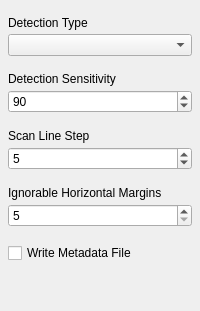
      <widget class="QWidget" name="AdvancedTab">
       <attribute name="title">
        <string>Advanced</string>
       </attribute>
       <layout class="QVBoxLayout" name="verticalLayout_15">
        <property name="spacing">
         <number>16</number>
        </property>
        <property name="leftMargin">
         <number>8</number>
        </property>
        <property name="topMargin">
         <number>16</number>
        </property>
        <property name="rightMargin">
         <number>8</number>
        </property>
        <property name="bottomMargin">
         <number>8</number>
        </property>
        <item>
         <widget class="QWidget" name="detectionTypeWidget_2" native="true">
          <property name="maximumSize">
           <size>
            <width>16777215</width>
            <height>64</height>
           </size>
          </property>
          <layout class="QVBoxLayout" name="detectionTypeWidget">
           <property name="spacing">
            <number>4</number>
           </property>
           <property name="leftMargin">
            <number>0</number>
           </property>
           <property name="topMargin">
            <number>0</number>
           </property>
           <property name="rightMargin">
            <number>0</number>
           </property>
           <property name="bottomMargin">
            <number>0</number>
           </property>
           <item>
            <widget class="QLabel" name="label_10">
             <property name="text">
              <string>Detection Type</string>
             </property>
            </widget>
           </item>
           <item>
            <widget class="QComboBox" name="detectionType">
             <property name="toolTip">
              <string>&lt;html&gt;&lt;head/&gt;&lt;body&gt;&lt;p&gt;&lt;span style=&quot; font-weight:700;&quot;&gt;Detection Type&lt;/span&gt;&lt;/p&gt;&lt;p&gt;&lt;span style=&quot; font-weight:700;&quot;&gt;-&lt;/span&gt;&lt;span style=&quot; font-weight:700;&quot;&gt;pixel:&lt;/span&gt; smart pixel comparison detector.&lt;/p&gt;&lt;p&gt;&lt;span style=&quot; font-weight:700;&quot;&gt;-&lt;/span&gt;&lt;span style=&quot; font-weight:700;&quot;&gt;none: &lt;/span&gt;cuts all panels to the exact size that the user inputs in the `split height` field.&lt;/p&gt;&lt;/body&gt;&lt;/html&gt;</string>
             </property>
            </widget>
           </item>
          </layout>
         </widget>
        </item>
        <item>
         <widget class="QWidget" name="sensitivityWidget_2" native="true">
          <property name="maximumSize">
           <size>
            <width>16777215</width>
            <height>64</height>
           </size>
          </property>
          <layout class="QVBoxLayout" name="sensitivityWidget">
           <property name="spacing">
            <number>4</number>
           </property>
           <property name="leftMargin">
            <number>0</number>
           </property>
           <property name="topMargin">
            <number>0</number>
           </property>
           <property name="rightMargin">
            <number>0</number>
           </property>
           <property name="bottomMargin">
            <number>0</number>
           </property>
           <item>
            <widget class="QLabel" name="label_8">
             <property name="text">
              <string>Detection Sensitivity</string>
             </property>
            </widget>
           </item>
           <item>
            <widget class="QSpinBox" name="sensitivity">
             <property name="toolTip">
              <string>&lt;html&gt;&lt;head/&gt;&lt;body&gt;&lt;p&gt;&lt;span style=&quot; font-weight:700;&quot;&gt;Detection Sensitivity&lt;/span&gt;&lt;/p&gt;&lt;p&gt;Before slicing at a specific height, the program checks the row of pixels it will slice at if there is bubbles/sfx, ...etc. It compares neighbouring pixels for any drastic jump in value, (the allowed tolarence for jumps in pixel is the Object Detection Senstivity).&lt;/p&gt;&lt;p&gt;If there is too big of a jump in value between the pixels, that means there is something that shouldn't be cut, so it move up a pixel row and repeat. For 100 Senstivity will mean if entire pixel row does not have the same exact pixel value/color, it will not slice at it. For 0 Senstivity being it does not care about the pixel values and will cut there, essentially turning the program into a normal Dumb Image Slicer.&lt;/p&gt;&lt;/body&gt;&lt;/html&gt;</string>
             </property>
             <property name="minimum">
              <number>1</number>
             </property>
             <property name="maximum">
              <number>100</number>
             </property>
             <property name="singleStep">
              <number>5</number>
             </property>
             <property name="value">
              <number>90</number>
             </property>
            </widget>
           </item>
          </layout>
         </widget>
        </item>
        <item>
         <widget class="QWidget" name="lineStepsWidget_2" native="true">
          <property name="maximumSize">
           <size>
            <width>16777215</width>
            <height>64</height>
           </size>
          </property>
          <layout class="QVBoxLayout" name="lineStepsWidget">
           <property name="spacing">
            <number>4</number>
           </property>
           <property name="leftMargin">
            <number>0</number>
           </property>
           <property name="topMargin">
            <number>0</number>
           </property>
           <property name="rightMargin">
            <number>0</number>
           </property>
           <property name="bottomMargin">
            <number>0</number>
           </property>
           <item>
            <widget class="QLabel" name="label_9">
             <property name="text">
              <string>Scan Line Step</string>
             </property>
            </widget>
           </item>
           <item>
            <widget class="QSpinBox" name="lineSteps">
             <property name="toolTip">
              <string>&lt;html&gt;&lt;head/&gt;&lt;body&gt;&lt;p&gt;&lt;span style=&quot; font-weight:700;&quot;&gt;Scan Line Step&lt;/span&gt;&lt;/p&gt;&lt;p&gt;This is the step at which the program moves if it find the line it's on to be unsuitable to be sliced, meaning when it move on to the next line, it moves up/down X number of pixels to a new line, then it begins its scan algorithm once again. This X number of pixels is the scan line step. Smaller steps should give better results but larger ones do save computational power.&lt;/p&gt;&lt;/body&gt;&lt;/html&gt;</string>
             </property>
             <property name="minimum">
              <number>1</number>
             </property>
             <property name="maximum">
              <number>100</number>
             </property>
             <property name="singleStep">
              <number>5</number>
             </property>
             <property name="value">
              <number>5</number>
             </property>
            </widget>
           </item>
          </layout>
         </widget>
        </item>
        <item>
         <widget class="QWidget" name="ignorableMarginsWidget" native="true">
          <property name="maximumSize">
           <size>
            <width>16777215</width>
            <height>64</height>
           </size>
          </property>
          <layout class="QVBoxLayout" name="ignorableWidget">
           <property name="spacing">
            <number>4</number>
           </property>
           <property name="leftMargin">
            <number>0</number>
           </property>
           <property name="topMargin">
            <number>0</number>
           </property>
           <property name="rightMargin">
            <number>0</number>
           </property>
           <property name="bottomMargin">
            <number>0</number>
           </property>
           <item>
            <widget class="QLabel" name="label_11">
             <property name="text">
              <string>Ignorable Horizontal Margins</string>
             </property>
            </widget>
           </item>
           <item>
            <widget class="QSpinBox" name="ignorablePixels">
             <property name="toolTip">
              <string>&lt;html&gt;&lt;head/&gt;&lt;body&gt;&lt;p&gt;&lt;span style=&quot; font-weight:700;&quot;&gt;Ignorable Horizental Margins&lt;/span&gt;&lt;/p&gt;&lt;p&gt;This gives the option to ignore pixels on the border of the image when checking for bubbles/sfw/whatever. Why you might ask, Borders do not make the detection algorithm happy, so in some cases you want it to start its detection only inside said border, be careful to what value you want it to be since if it's larger that image it will case the program to crash/stop its operation.&lt;/p&gt;&lt;/body&gt;&lt;/html&gt;</string>
             </property>
             <property name="minimum">
              <number>5</number>
             </property>
             <property name="maximum">
              <number>200</number>
             </property>
             <property name="value">
              <number>5</number>
             </property>
            </widget>
           </item>
          </layout>
         </widget>
        </item>
        <item>
         <widget class="QCheckBox" name="writeMetadata">
          <property name="toolTip">
           <string>&lt;html&gt;&lt;head/&gt;&lt;body&gt;&lt;p&gt;Write Metadata File&lt;/p&gt;&lt;p&gt;A metadate file will be saved in the output directory.&lt;/p&gt;&lt;p&gt;This metadate file is useful when slicing the output directory again and the 'match source' option is enabled.&lt;/p&gt;&lt;/body&gt;&lt;/html&gt;</string>
          </property>
          <property name="text">
           <string>Write Metadata File</string>
          </property>
         </widget>
        </item>
        <item>
         <spacer name="verticalSpacer_3">
          <property name="orientation">
           <enum>Qt::Vertical</enum>
          </property>
          <property name="sizeHint" stdset="0">
           <size>
            <width>20</width>
            <height>40</height>
           </size>
          </property>
         </spacer>
        </item>
       </layout>
      </widget>
